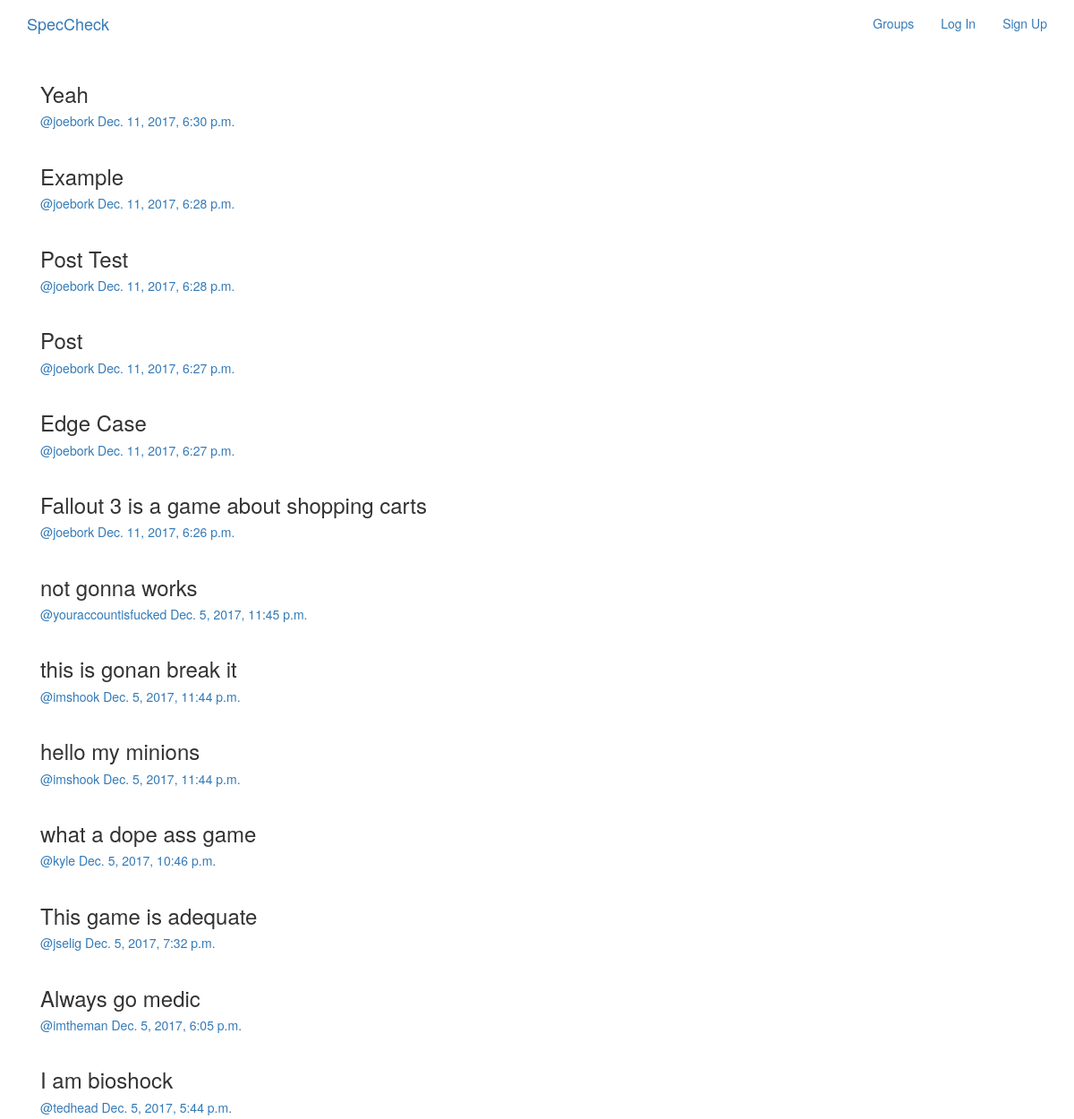
/posts/, run on the app's committed database.
### posts/models.py (models this page shows, shortened)
class Post(models.Model):
    user = models.ForeignKey(User,related_name='posts')
    created_at = models.DateTimeField(auto_now=True)
    message = models.TextField()
    message_html = models.TextField(editable=False)
    group = models.ForeignKey(Group,related_name='posts',null=True,blank=True)
    class Meta:
        ordering = ['-created_at']
        unique_together = ['user','message'] #every message is uniquely linked to a user

### posts/views.py (the view)
class PostList(SelectRelatedMixin,generic.ListView):
    model = models.Post
    select_related = ('user','group')

### posts/templates/posts/post_list.html (shortened to what this page needs)
{% extends "posts/post_base.html" %}
{% block post_content %}
<div class="col-md-8">
  {% for post in post_list  %}
    {% include "posts/_post.html" %}
  {% endfor %}
</div>
{% endblock %}

### posts/templates/posts/_post.html (shortened to what this page needs)
<div class="post media">
  <h3>{{post.message_html|safe}}</h3>
 <div class="media-body">
    <h5 class='media-heading'>
    <span class = 'username'>
      <a href="{% url 'posts:for_user' username=post.user.username %}">@{{post.user.username}}</a>
    </span>
    <time class='time'>
      <a href="{% url 'posts:single' username=post.user.username pk=post.pk%}">
        {{post.created_at}}
      </a>
    </time>
    </h5>
  </div>
</div>

### data on the page
Post: message_html "Yeah", user.username "joebork", created_at "Dec. 11, 2017, 6:30 p.m."
Post: message_html "Example", user.username "joebork", created_at "Dec. 11, 2017, 6:28 p.m."
Post: message_html "Post Test", user.username "joebork", created_at "Dec. 11, 2017, 6:28 p.m."
Post: message_html "Post", user.username "joebork", created_at "Dec. 11, 2017, 6:27 p.m."
Post: message_html "Edge Case", user.username "joebork", created_at "Dec. 11, 2017, 6:27 p.m."
Post: message_html "Fallout 3 is a game about shopping carts", user.username "joebork", created_at "Dec. 11, 2017, 6:26 p.m."
Post: message_html "not gonna works", user.username "youraccountisfucked", created_at "Dec. 5, 2017, 11:45 p.m."
Post: message_html "this is gonan break it", user.username "imshook", created_at "Dec. 5, 2017, 11:44 p.m."
Post: message_html "hello my minions", user.username "imshook", created_at "Dec. 5, 2017, 11:44 p.m."
Post: message_html "what a dope ass game", user.username "kyle", created_at "Dec. 5, 2017, 10:46 p.m."
Post: message_html "This game is adequate", user.username "jselig", created_at "Dec. 5, 2017, 7:32 p.m."
Post: message_html "Always go medic", user.username "imtheman", created_at "Dec. 5, 2017, 6:05 p.m."
Post: message_html "I am bioshock", user.username "tedhead", created_at "Dec. 5, 2017, 5:44 p.m."
